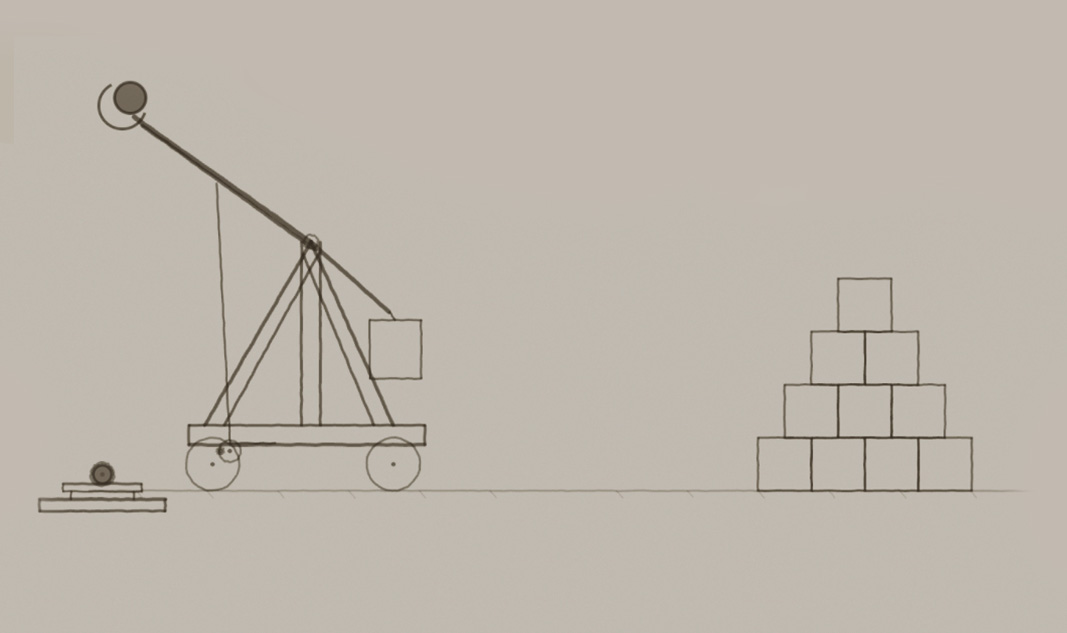
#> input picture cases/trebuchet/archive/original_trebuchet.jpg, 1067 x 633 px
$ python normalize-sketch.py ../../../cases/trebuchet/archive/original_trebuchet.jpg out 1.0
#> lines starting #> are read from the running program, lines starting #| are printed output that depends on the picture
#!/usr/bin/env python3
"""
normalize-sketch.py — process user's raw sketch into standard assets.

Usage:
  python3 normalize-sketch.py <original.png> <output_dir> [label_height_fraction]

Steps:
  1. Find content bbox (non-white pixels), crop with padding → cutout.png
  2. Composite onto cream A4 → sketch.jpg

label_height_fraction: how tall the label is on the A4 (0.0–1.0).
  Default 0.28. After model is built, set this to model_height / 1.85.
"""
import sys, os
from PIL import Image

CREAM = (247, 244, 234, 255)
PAPER_W, PAPER_H = 1080, 740  # A4 texture resolution
PAD = 30  # pixels around content bbox
THRESHOLD = 230  # below = content

def main():
    src = sys.argv[1]
    outdir = sys.argv[2]
    frac = float(sys.argv[3]) if len(sys.argv) > 3 else 0.28
    os.makedirs(outdir, exist_ok=True)

    img = Image.open(src).convert('RGB')
#> img is the input picture: PIL image 1067x633 RGB; mean R, G, B 190.7, 183.2, 173.3
    gray = img.convert('L')
    px = gray.load()
    w, h = img.size
#> w = 1067; h = 633

    # Find content bbox
    min_x, min_y, max_x, max_y = w, h, 0, 0
#> min_x = 1067; min_y = 633; max_x = 0; max_y = 0
    found = False
    for y in range(h):
        for x in range(w):
            if px[x, y] < THRESHOLD:
                found = True
                if x < min_x: min_x = x
                if x > max_x: max_x = x
                if y < min_y: min_y = y
                if y > max_y: max_y = y
#> after the loop, max_x = 1066; max_y = 632; min_x = 0; min_y = 0
    if not found:
        print("ERROR: no content found"); sys.exit(1)

    min_x = max(0, min_x - PAD)
    min_y = max(0, min_y - PAD)
    max_x = min(w - 1, max_x + PAD)
    max_y = min(h - 1, max_y + PAD)

    cutout = img.crop((min_x, min_y, max_x + 1, max_y + 1))
    cutout.save(os.path.join(outdir, 'cutout.png'))
    print(f"cutout.png: {cutout.size}")
#| cutout.png: (1067, 633)

    # Composite on cream A4
    paper = Image.new('RGBA', (PAPER_W, PAPER_H), CREAM)
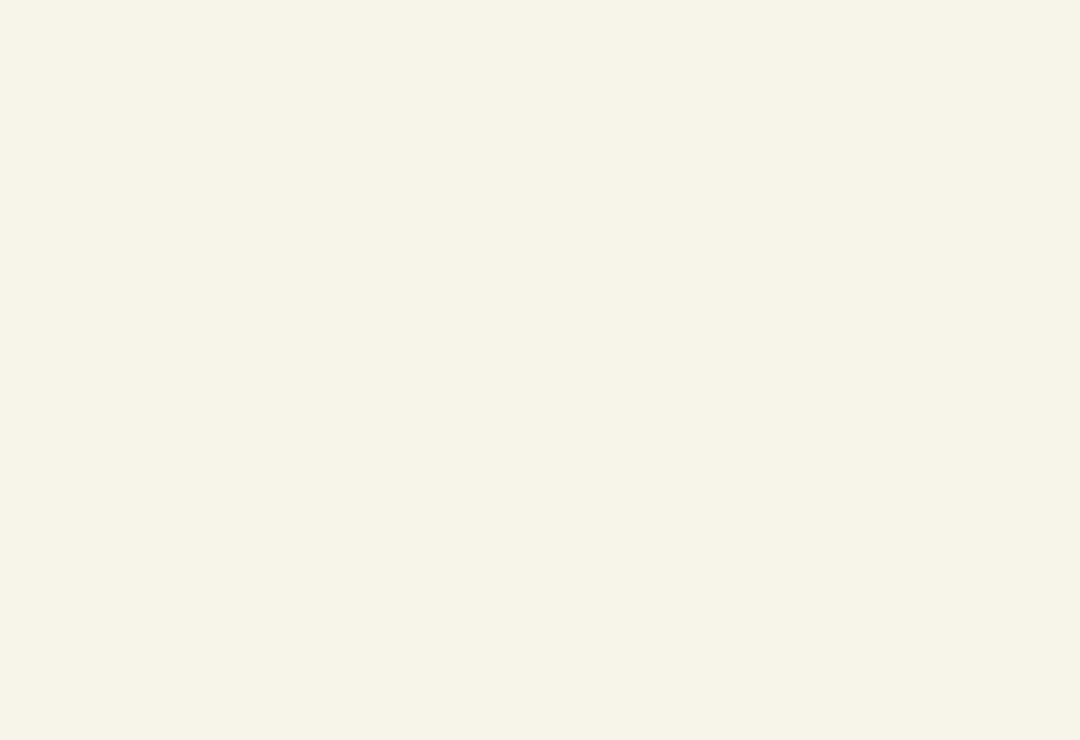
#> paper: PIL image 1080x740 RGBA; mean R, G, B, A 247, 244, 234, 255
    target_h = int(PAPER_H * frac)
    ratio = target_h / cutout.height
#> ratio = 1.17
    target_w = int(cutout.width * ratio)
#> target_w = 1247
    cutout_r = cutout.resize((target_w, target_h), Image.LANCZOS)
    x = (PAPER_W - target_w) // 2
#> x = -84
    y = (PAPER_H - target_h) // 2
    paper.paste(cutout_r, (x, y))
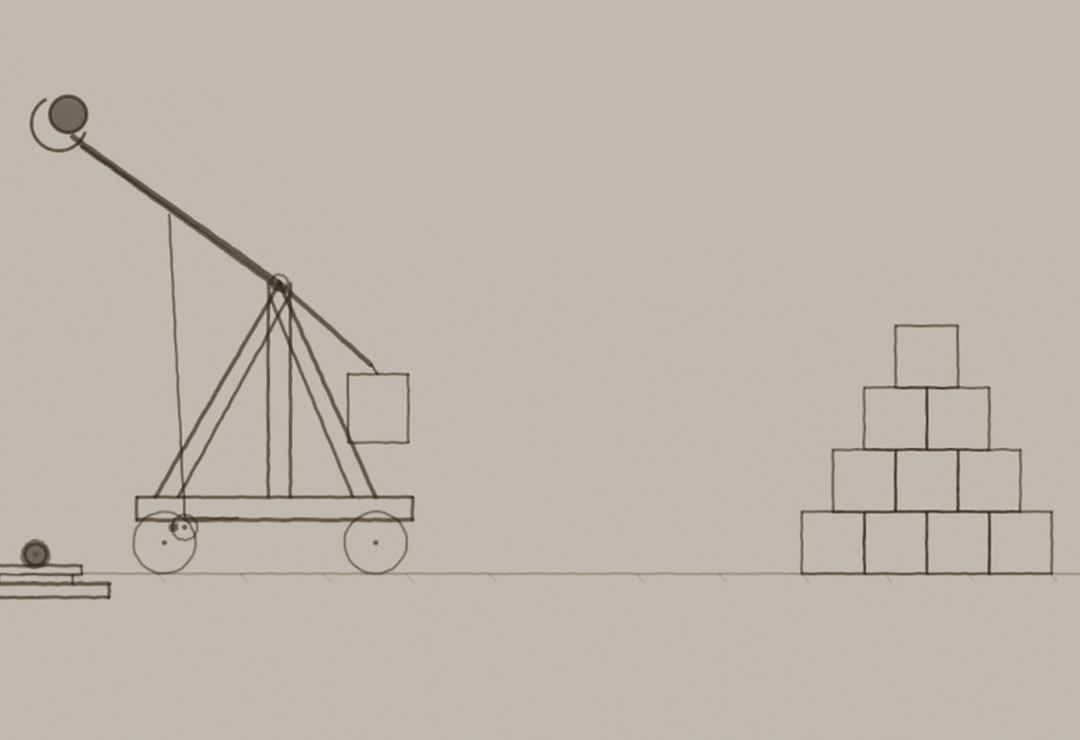
#> paper: PIL image 1080x740 RGBA; mean R, G, B, A 190.4, 182.9, 173, 255
    paper.convert('RGB').save(os.path.join(outdir, 'sketch.jpg'), quality=90)
    print(f"sketch.jpg: {PAPER_W}x{PAPER_H}, label {target_w}x{target_h} at ({x},{y})")
#| sketch.jpg: 1080x740, label 1247x740 at (-84,0)

if __name__ == '__main__':
    main()
